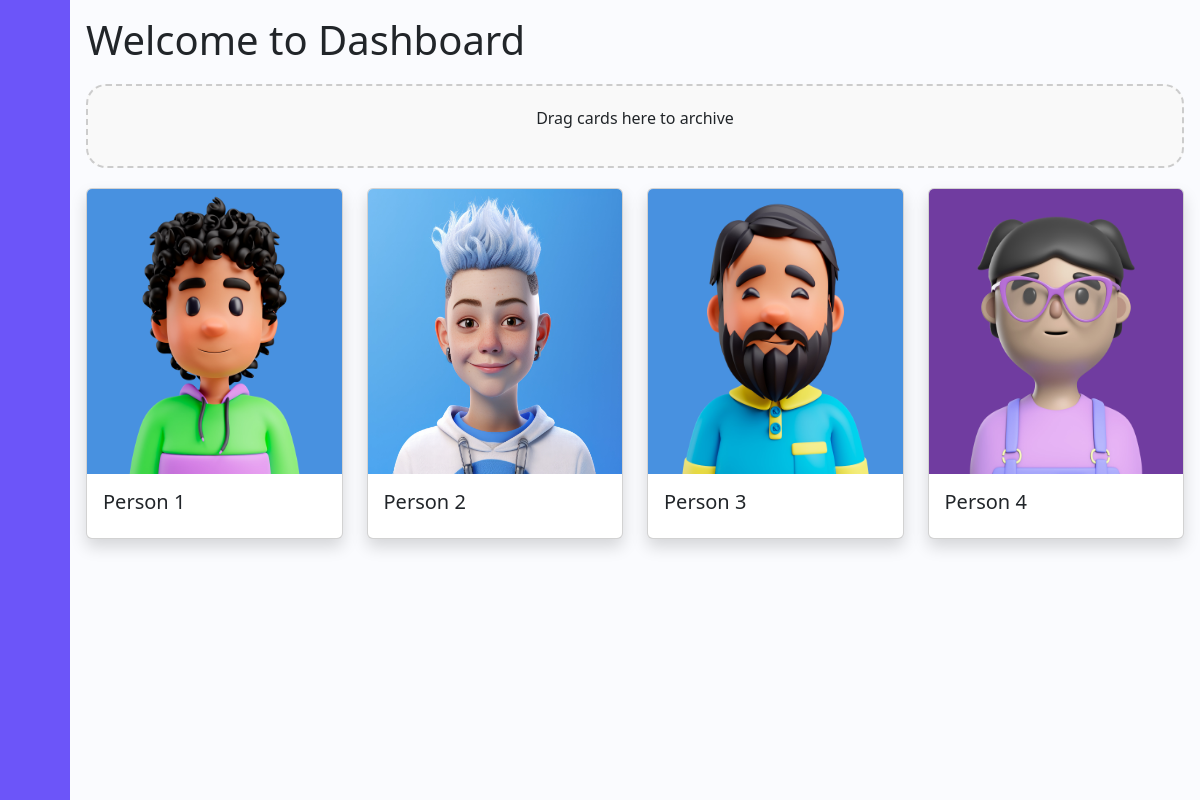
Page /dashboard/ on the earlier database version.
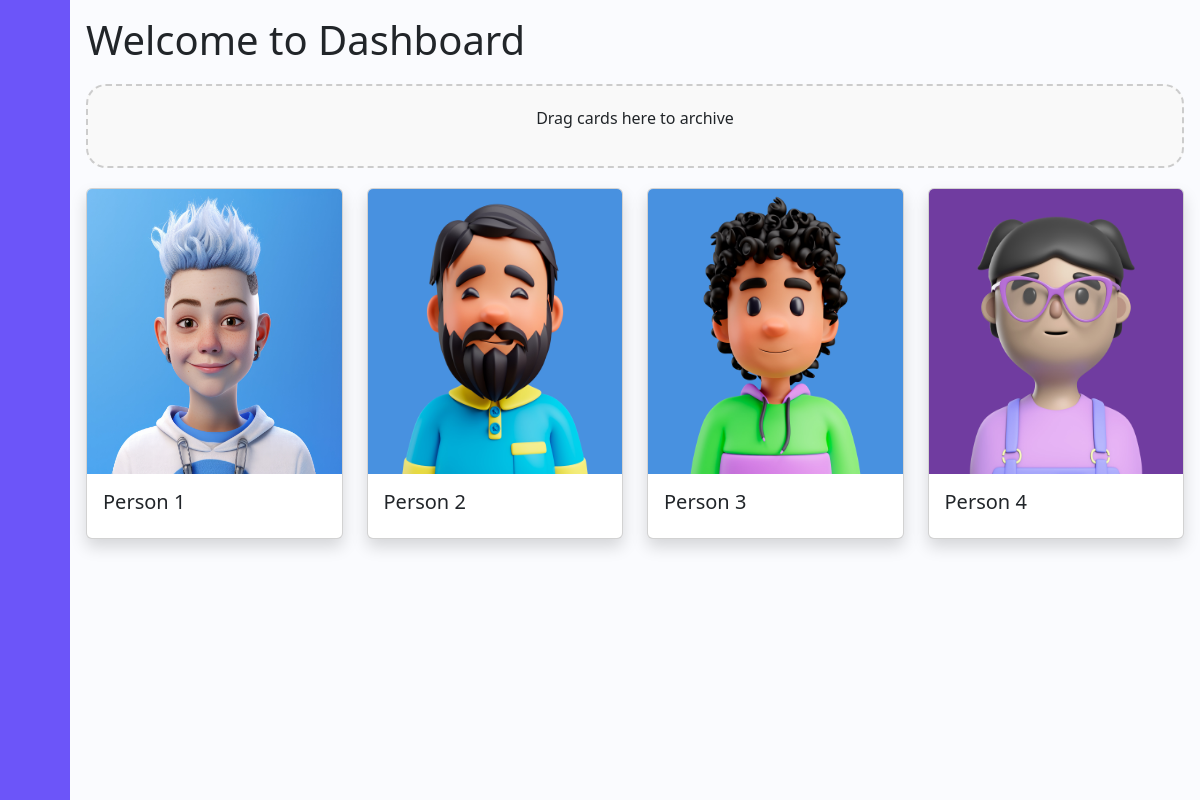
Same page on the later database version.
### app/models.py (models this page shows, shortened)
class Card(models.Model):
    title = models.CharField(max_length=100)
    description = models.TextField()
    image = models.ImageField(upload_to='profile',null=True)
    archived = models.BooleanField(default=False)

### app/views.py (the view)
# urls.py: path('dashboard/', views.dashboard, name='dashboard'),
def dashboard(request):
    data = Card.objects.filter(archived=False)
    return render(request, 'dashboard.html', {'data': data})

### templates/dashboard.html (shortened to what this page needs)
{% load static %}
<!DOCTYPE html>
<html lang="en">
<head>
    <link href="https://cdn.lineicons.com/4.0/lineicons.css" rel="stylesheet" />
    <link href="https://cdn.jsdelivr.net/npm/bootstrap@5.3.0-alpha3/dist/css/bootstrap.min.css" rel="stylesheet"
>
    <link rel="stylesheet" href="{% static 'css/style.css' %}">
</head>
<body >
    <div class="wrapper">
        <aside id="sidebar">
            <div class="d-flex">
                <button class="toggle-btn" type="button">
                </button>
            </div>
            <ul class="sidebar-nav">
                <li class="sidebar-item">
                    <a href="{% url 'home' %}" class="sidebar-link">
                    </a>
                </li>
                <li class="sidebar-item">
                    <a href="{% url 'dashboard' %}" class="sidebar-link">
                    </a>
                </li>
                <li class="sidebar-item">
                    <a href="{% url 'archives' %}" class="sidebar-link">
                    </a>
                </li>
            </ul>
            <div class="sidebar-footer">
                <a href="{% url 'home' %}" class="sidebar-link">
                </a>
            </div>
        </aside>
        <div class="main p-3">
            <div class="">
                <h1>Welcome to Dashboard</h1>
            </div>
                <div id="archive-dropzone" class="dropzone" ondrop="drop(event)" ondragover="allowDrop(event)" style="border-radius: 20px;">
                    <p>Drag cards here to archive</p>
                </div>
                <div class="row" id="card-container">
                    {% for card in data %}
                    <div class="col-lg-3 col-md-4 col-sm-6 mb-4 {% if card.archived %} archived-card {% endif %}">
                        <div class="card shadow animated-card" id="card-{{ card.id }}" draggable="true" ondragstart="drag(event)" ontouchstart="touchStart(event)" ontouchend="touchEnd(event)">
                            <img src="{{ card.image.url }}" class="card-img-top effect zoom-effect" style="height: 285px;" alt="{{ card.title }}">
                            <div class="card-body">
                                <h5 class="card-title">{{ card.title }}</h5>
                            </div>
                        </div>
                    </div>
                    {% endfor %}
                </div>
            </div>
        </div>
</body>
</html>

### static/css/style.css (style rules this page uses)
.wrapper { display: flex; }
.main { min-height: 100vh; width: 100%; overflow: hidden; transition: all 0.35s ease-in-out; background-color: #fafbfe; }
#sidebar { width: 70px; min-width: 70px; z-index: 1000; transition: all .25s ease-in-out; background-color: #6C55F9; display: flex; flex-direction: column; }
.toggle-btn { background-color: transparent; cursor: pointer; border: 0; padding: 1rem 1.5rem; }
.sidebar-nav { padding: 2rem 0; flex: 1 1 auto; }
a.sidebar-link { padding: .625rem 1.625rem; color: #FFF; display: block; font-size: 0.9rem; white-space: nowrap; border-left: 3px solid transparent; text-decoration: none; }
.sidebar-item { position: relative; }
#archive-dropzone { border-radius: 20px; }
p { font-size: 1rem; }
a { color: #F3CA52; text-decoration: none; }
.zoom-effect { transition: transform 0.5s ease; }

### templates/dashboard.html (style rules this page uses)
.dropzone { border: 2px dashed #ccc; padding: 20px; text-align: center; margin: 20px 0; background-color: #f9f9f9; }

Differences in the rows shown:
changed Card "Person 1": image: a different picture
changed Card "Person 2": image: a different picture
changed Card "Person 3": image: a different picture
